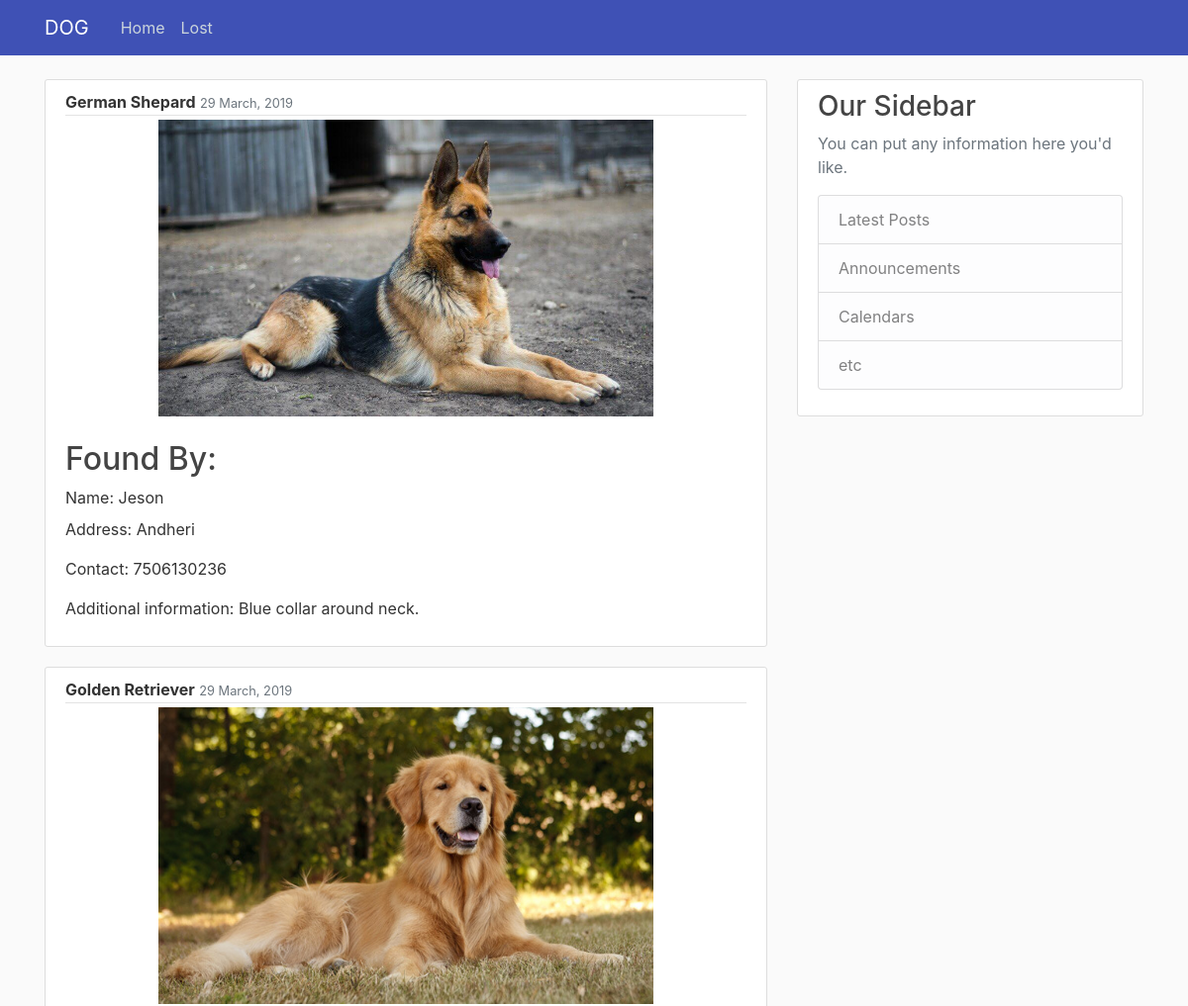
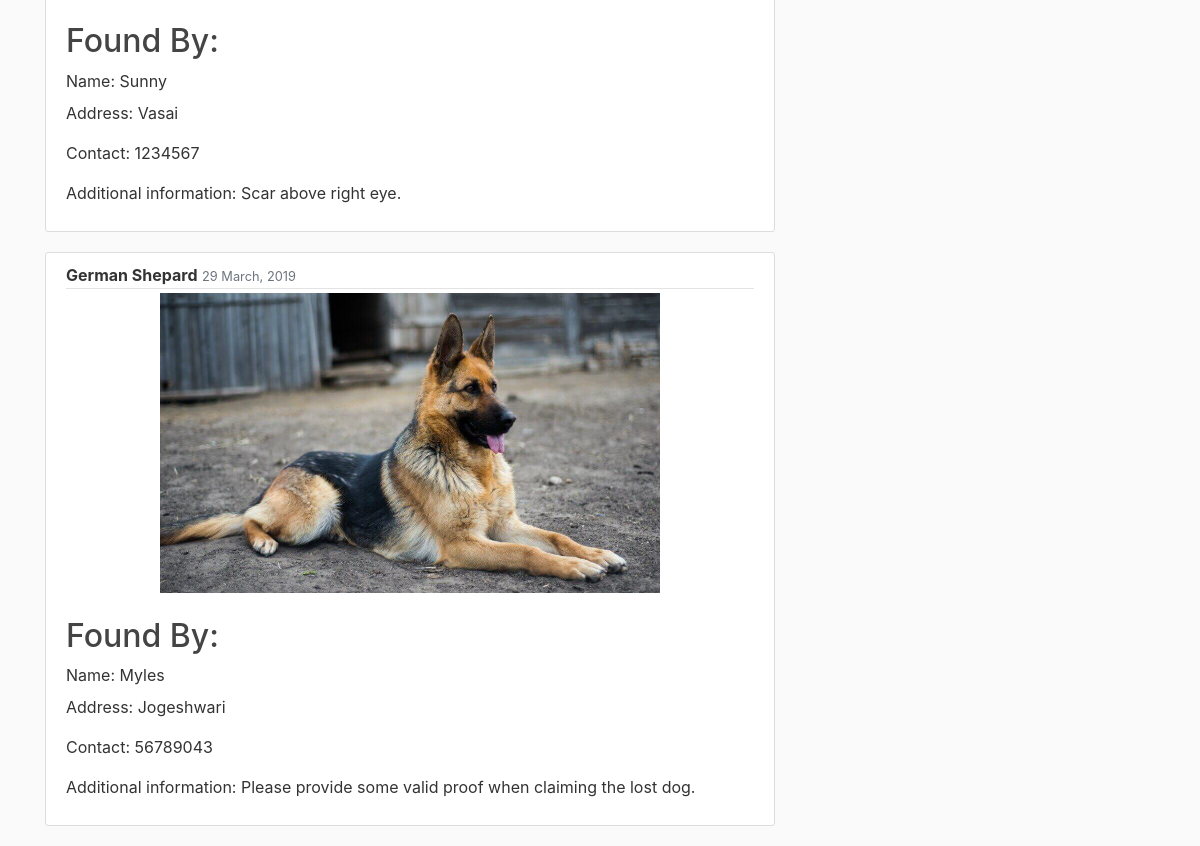
Screenshot of /lost/ with the database file from the repository (2 pictures, top to bottom).
### main_page/models.py (models this page shows, shortened)
class Post(models.Model):
	img1 = models.ImageField(upload_to='dog_image', default='default.jpg')
	breed = models.CharField(max_length=100)
	name = models.CharField(max_length=100)
	contact = models.IntegerField()
	address = models.TextField()
	additional_info = models.TextField()
	date_posted = models.DateTimeField(default=timezone.now())

### main_page/views.py (the view)
# urls.py: path('lost/', views.lost, name='main_page-lost'),
def lost(request):
	context = {
		'posts': Post.objects.all()
	}
	return render(request, 'main_page/lost.html', context)

### main_page/templates/main_page/lost.html
{% extends "main_page/base.html" %}
{% block content %}
	{% for post in posts %}
<article class="media content-section">
  <div class="media-body">
    <div class="article-metadata">
      <b>{{ post.breed }}</b>
      <small class="text-muted">{{ post.date_posted|date:"d F, Y" }}</small>
    </div>
    <center><img src="{{ post.img1.url }} " width="500" height="300"></center><br>
    <h2><a class="article-title" href="#">Found By:</a></h2>
    <label>Name: {{ post.name }}</label>
    <p class="article-content">Address: {{ post.address }}</p>
    <p class="article-content">Contact: {{ post.contact }}</p>
    <p class="article-content">Additional information: {{ post.additional_info }}</p>
  </div>
</article>
	{% endfor %}
{% endblock content %}

### main_page/templates/main_page/base.html (shortened to what this page needs)
{% load static %}
<!DOCTYPE html>
<html>
<head>
    <link rel="stylesheet" href="https://stackpath.bootstrapcdn.com/bootstrap/4.3.1/css/bootstrap.min.css">
    <link rel="stylesheet" type="text/css" href="{% static 'main_page/main.css' %}">
</head>
<body>
    <header class="site-header">
  <nav class="navbar navbar-expand-md navbar-dark bg-steel fixed-top">
    <div class="container">
      <a class="navbar-brand mr-4" href="{% url 'main_page-home' %}">DOG</a>
      <div class="collapse navbar-collapse" id="navbarToggle">
        <div class="navbar-nav mr-auto">
          <a class="nav-item nav-link" href="{% url 'main_page-home' %}">Home</a>
          <a class="nav-item nav-link" href="{% url 'main_page-lost' %}">Lost</a>
        </div>
        <div class="navbar-nav">
          <a class="nav-item nav-link" href="#"></a>
          <a class="nav-item nav-link" href="#"></a>
        </div>
      </div>
    </div>
  </nav>
</header>
<main role="main" class="container">
  <div class="row">
    <div class="col-md-8">
      {% block content %}{% endblock %}
    </div>
    <div class="col-md-4">
      <div class="content-section">
        <h3>Our Sidebar</h3>
        <p class='text-muted'>You can put any information here you'd like.
          <ul class="list-group">
            <li class="list-group-item list-group-item-light">Latest Posts</li>
            <li class="list-group-item list-group-item-light">Announcements</li>
            <li class="list-group-item list-group-item-light">Calendars</li>
            <li class="list-group-item list-group-item-light">etc</li>
          </ul>
        </p>
      </div>
    </div>
  </div>
</main>
</body>
</html>

### main_page/static/main_page/main.css (style rules this page uses)
body { background: #fafafa; color: #333333; margin-top: 5rem; }
h1, h2, h3, h4, h5, h6 { color: #444444; }
ul { margin: 0; }
.bg-steel { background-color: #3f51b5; }
.site-header .navbar-nav .nav-link { color: #cbd5db; }
.content-section { background: #ffffff; padding: 10px 20px; border: 1px solid #dddddd; border-radius: 3px; margin-bottom: 20px; }
.article-title { color: #444444; }
.article-content { white-space: pre-line; }
.article-metadata { padding-bottom: 1px; margin-bottom: 4px; border-bottom: 1px solid #e3e3e3 }

### rows the page displays
Post: breed "German Shepard", date_posted "29 March, 2019", img1 (picture), name "Jeson", address "Andheri", contact "7506130236", additional_info "Blue collar around neck."
Post: breed "Golden Retriever", date_posted "29 March, 2019", img1 (picture), name "Sunny", address "Vasai", contact "1234567", additional_info "Scar above right eye."
Post: breed "German Shepard", date_posted "29 March, 2019", img1 (picture), name "Myles", address "Jogeshwari", contact "56789043", additional_info "Please provide some valid proof when claiming the lost dog."
